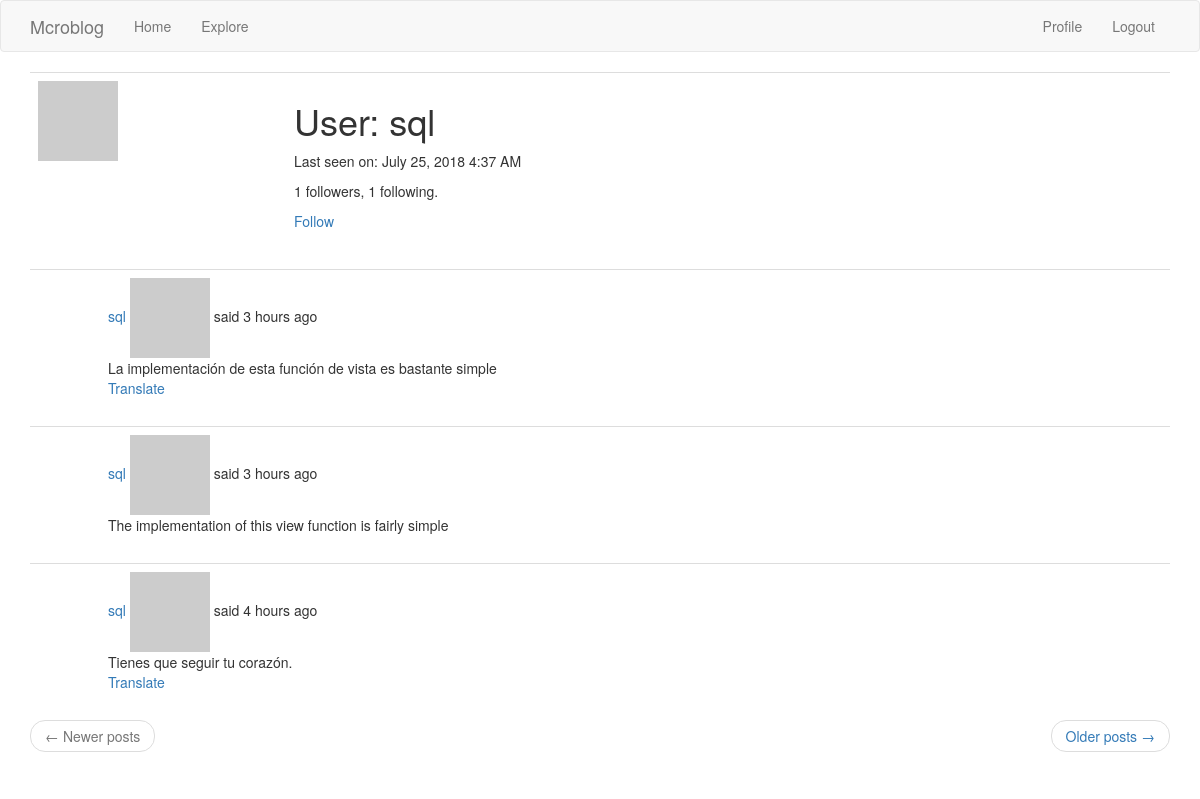
The app's page /user/sql (signed in), older data.
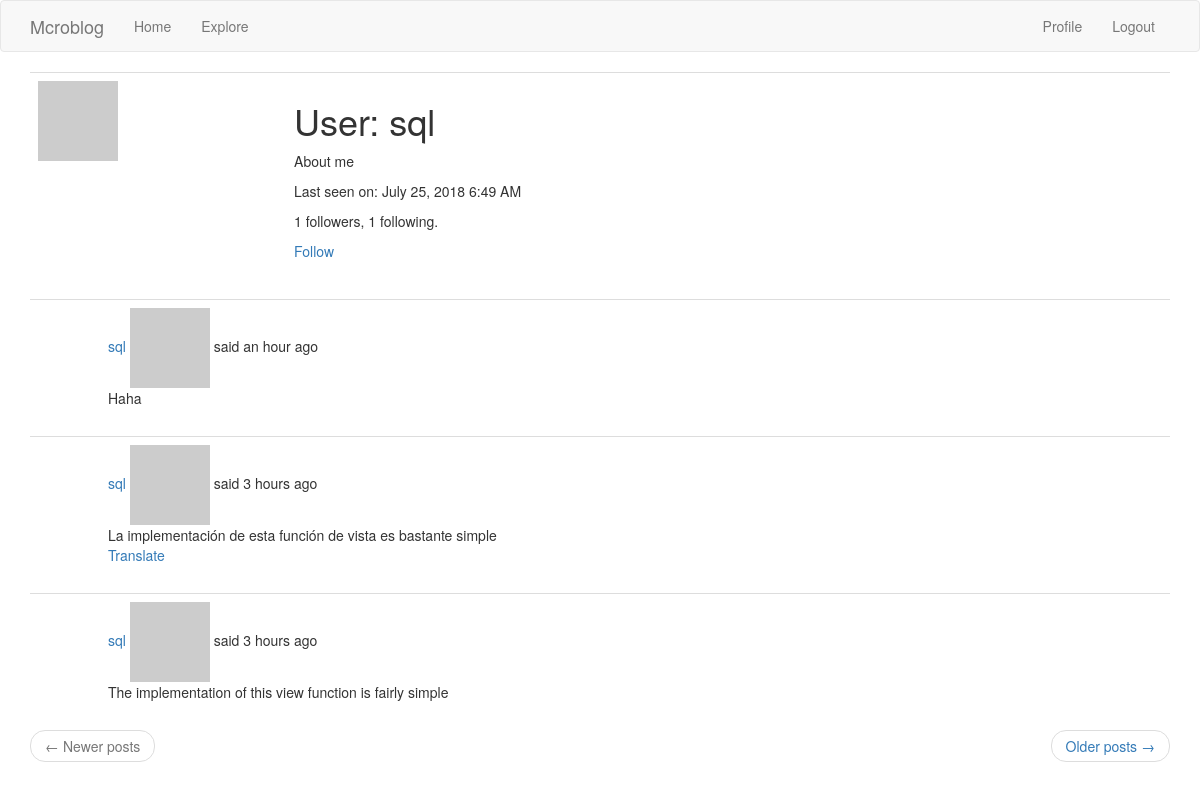
The same page, newer data.
### app/models.py (models this page shows, shortened)
class User(UserMixin, db.Model):
    id = db.Column(db.Integer, primary_key=True)
    username = db.Column(db.String(64), index=True, unique=True)
    email = db.Column(db.String(120), index=True, unique=True)
    password_hash = db.Column(db.String(128))
    posts = db.relationship('Post', backref='author', lazy='dynamic')
    about_me = db.Column(db.String(140))
    last_seen = db.Column(db.DateTime, default=datetime.utcnow)
    followed = db.relationship(
        'User', secondary=followers,
        primaryjoin=(followers.c.follower_id == id),
        secondaryjoin=(followers.c.followed_id == id),
        backref=db.backref('followers', lazy='dynamic'),
        lazy='dynamic'
    )
    def is_following(self, user):
        return self.followed.filter(
            followers.c.followed_id == user.id).count() > 0
    def avatar(self, size):
        digest = md5(self.email.lower().encode('utf-8')).hexdigest()
        return 'https://www.gravatar.com/avatar/{}?d=identicon&s={}'.format(digest, size)

class Post(db.Model):
    id = db.Column(db.Integer, primary_key=True)
    body = db.Column(db.String(140))
    timestamp = db.Column(db.DateTime, index=True, default=datetime.utcnow)
    user_id = db.Column(db.Integer, db.ForeignKey('user.id'))
    language = db.Column(db.String(5))

### app/main/routes.py (the view)
@bp.route('/user/<username>')
@login_required
def user(username):
    user = User.query.filter_by(username=username).first_or_404()
    page = request.args.get('page', 1, type=int)
    posts = user.posts.order_by(Post.timestamp.desc()).paginate(
        page, current_app.config['POSTS_PER_PAGE'], False)
    next_url = url_for('main.user', username=user.username,
                       page=posts.next_num) if posts.has_next else None
    prev_url = url_for('main.user', username=user.username,
                       page=posts.prev_num) if posts.has_prev else None
    return render_template('user.html', user=user, posts=posts.items,
                           next_url=next_url, prev_url=prev_url)

### app/main/routes.py (called while the page is built)
@bp.before_app_request
def before_request():
    if current_user.is_authenticated:
        current_user.last_seen = datetime.utcnow()
        db.session.commit()
    g.locale = str(get_locale())

### app/models.py (called while the page is built)
@login.user_loader
def load_user(id):
    return User.query.get(int(id))

### app/templates/user.html
{% extends "base.html" %}
{% block app_content %}
    <table class="table table-hover">
        <tr>
            <td width="256px"><img src="{{ user.avatar(256) }}"></td>
            <td>
                <h1>User: {{ user.username }}</h1>
                {% if user.about_me %}<p>{{ user.about_me }}</p>{% endif %}
                {% if user.last_seen %}<p>Last seen on: {{ moment(user.last_seen).format('LLL') }}</p>{% endif %}
                <p>{{ user.followers.count() }} followers, {{ user.followed.count() }} following.</p>
                {% if user == current_user %}
                    <p><a href="{{ url_for('main.edit_profile') }}">Edit your profile</a></p>
                {% elif not current_user.is_following(user) %}
                    <p><a href="{{ url_for('main.follow', username=user.username) }}">Follow</a></p>
                {% else %}
                    <p><a href="{{ url_for('main.unfollow', username=user.username) }}">Unfollow</a></p>
                {% endif %}
            </td>
        </tr>
    </table>
    {% for post in posts %}
        {% include '_post.html' %}
    {% endfor %}
    <nav aria-label="...">
        <ul class="pager">
            <li class="previous{% if not prev_url %} disabled{% endif %}">
                <a href="{{ prev_url or '#' }}">
                    <span aria-hidden="true">&larr;</span> Newer posts
                </a>
            </li>
            <li class="next{% if not next_url %} disabled{% endif %}">
                <a href="{{ next_url or '#' }}">
                    Older posts <span aria-hidden="true">&rarr;</span>
                </a>
            </li>
        </ul>
    </nav>
{% endblock %}

### app/templates/base.html (shortened to what this page needs)
{% extends 'bootstrap/base.html' %}
{% block navbar %}
    <nav class="navbar navbar-default">
        <div class="container">
            <div class="navbar-header">
                <a class="navbar-brand" href="{{ url_for('main.index') }}">Mcroblog</a>
            </div>
            <div class="collapse navbar-collapse" id="bs-example-navbar-collapse-1">
                <ul class="nav navbar-nav">
                    <li><a href="{{ url_for('main.index') }}">Home</a></li>
                    <li><a href="{{ url_for('main.explore') }}">Explore</a></li>
                </ul>
                <ul class="nav navbar-nav navbar-right">
                    {% if current_user.is_anonymous %}
                        <li><a href="{{ url_for('auth.login') }}">Login</a></li>
                    {% else %}
                        <li><a href="{{ url_for('main.user', username=current_user.username) }}">Profile</a></li>
                        <li><a href="{{ url_for('auth.logout') }}">Logout</a></li>
                    {% endif %}
                </ul>
            </div>
        </div>
    </nav>
{% endblock %}
{% block content %}
    <div class="container">
        {% block app_content %}{% endblock %}
    </div>
{% endblock %}

### app/templates/_post.html (shortened to what this page needs)
<table class="table table-hover">
    <tr>
        <td width="70px">
        </td>
        <td>
            <a href="{{ url_for('main.user', username=post.author.username) }}">
                {{ post.author.username }}
            </a>
            {{ _('%(username)s said %(when)s', username=user_link, when=moment(post.timestamp).fromNow()) }}
        <br>
            <span id="post{{ post.id }}">{{ post.body }}</span>
            {% if post.language and post.language != g.locale %}
                <br>
                <span id="translation{{ post.id }}">
                    <a href="javascript:translate(
                                                  '#post{{ post.id }}',
                                                  '#translation{{ post.id }}',
                                                  '{{ post.language }}',
                                                  '{{ g.locale }}');">{{ _('Translate') }}</a>
                </span>
            {% endif %}
        </td>
    </tr>
</table>

Row changes from the older to the newer data that the page shows:
no longer on this page (row unchanged): Post: author.username "sql", body "Tienes que seguir tu corazón."
changed User "sql": about_me (not shown) → "About me"; last_seen "July 25, 2018 4:37 AM" → "July 25, 2018 6:49 AM"
added Post: author.username "sql", body "Haha"
